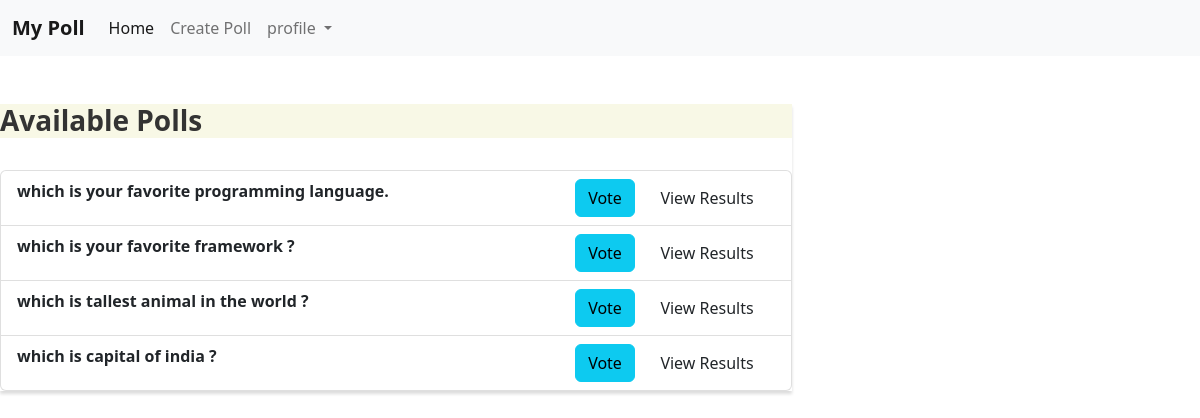
The app's page /, older data.
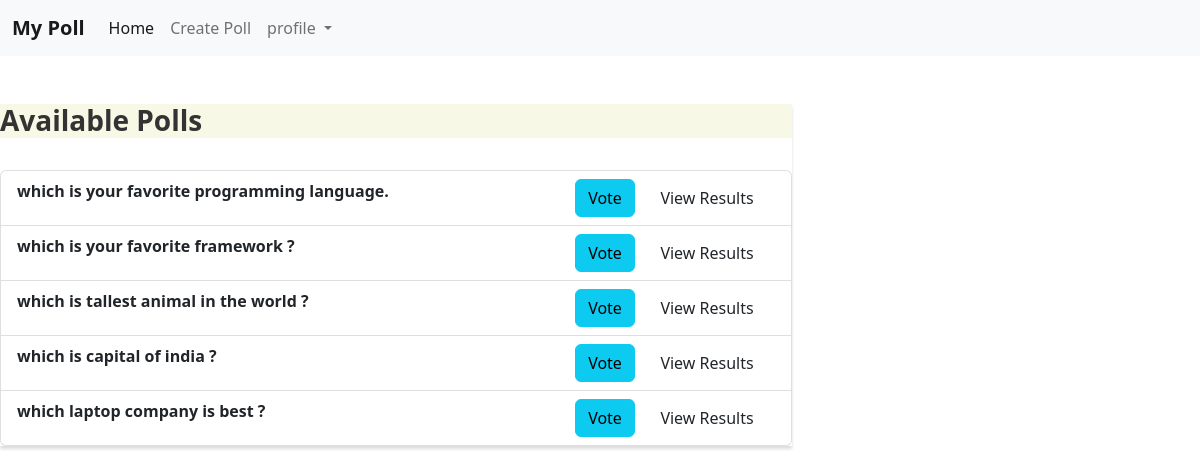
The same page, newer data.
### poll/models.py (models this page shows, shortened)
class Poll(models.Model):
    question = models.TextField()
    option_one = models.CharField(max_length=30)
    option_two = models.CharField(max_length=30)
    option_three = models.CharField(max_length=30)
    option_four = models.CharField(max_length=30)
    option_one_count = models.IntegerField(default=0)
    option_two_count = models.IntegerField(default=0)
    option_three_count = models.IntegerField(default=0)
    option_four_count = models.IntegerField(default=0)

### poll/views.py (the view)
# urls.py: path('', views.index,name='index'),
def index(request):
    polls = Poll.objects.all()
    context = {
        'polls' : polls
    }
    return render(request,'index.html',context)

### poll/templates/index.html (shortened to what this page needs)
{% extends 'base.html' %}
{% block content %}
<br><br>
<div class="row">
    <div class="col-lg-8 col-lg-offset-2">
        <div class="panel panel-default">
            <div class="panel-heading">
                <h3 class="panel-title">Available Polls</h3>
            </div>
                <br>
            <ul class="list-group">
                {% for poll in polls %}
                <li class="list-group-item">
                    <strong>{{ poll.question }}</strong>
                    <span class="pull-right" style="float: right;">
                        <a href="vote/{{poll.id}}" class="btn btn-info btn-xs">Vote</a> &nbsp;
                        <a href="result/{{poll.id}}" class="btn btn-default btn-xs">View Results</a> &nbsp;
                    </span>
                </li>
                {% endfor %}
            </ul>
        </div>
    </div>
</div>
{% endblock content %}

Row changes from the older to the newer data that the page shows:
added Poll: question "which laptop company is best ?"
